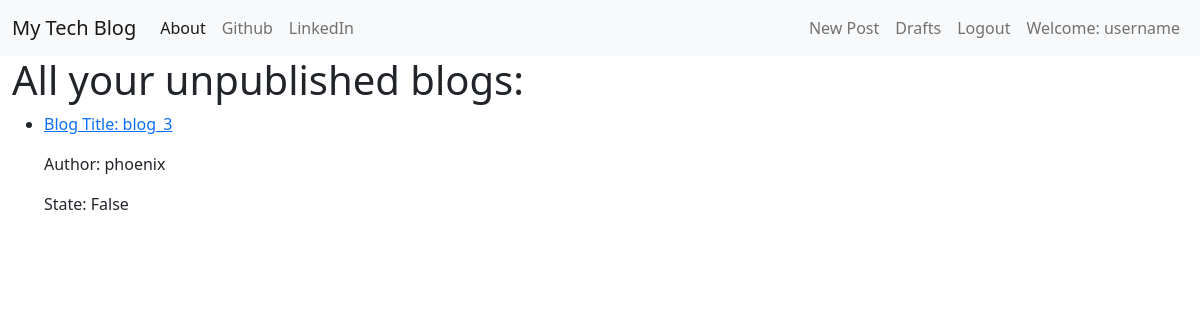
Page /drafts/ (signed in) on the committed database.
### my_app/models.py (models this page shows, shortened)
class Blog(models.Model):
    user = models.ForeignKey(User, on_delete=models.CASCADE)
    title = models.CharField(max_length=125)
    content = models.TextField(max_length=512) #Check the max length
    state = models.BooleanField(default=False)
    publish_date = models.DateTimeField(null=True, blank=True)

### my_app/views.py (the view)
# urls.py: path('drafts/', views.DraftBlogListView.as_view(), name='drafts'),
class DraftBlogListView(LoginRequiredMixin, ListView):
    login_url = '/login/'
    redirect_field_name = 'my_app/drafts.html'
    model = Blog
    template_name = 'my_app/drafts.html'
    def get_queryset(self):
        return Blog.objects.filter(state__exact=False)

### my_app/templates/my_app/drafts.html (shortened to what this page needs)
{% extends 'my_app/my_app_base.html' %}
{% block body_block %}
<h1>All your unpublished blogs:</h1>
{% for blog in blog_list %}
<ul>
    {% if blog.user == user %}
        <li>
                <p><a href="{% url 'my_app:detail' pk=blog.pk %}">Blog Title: {{blog.title}}</a></p>
                <p>Author: {{blog.user}}</p>
                <p>State: {{blog.state}}</p>
        </li>
    {% endif %}
</ul>
{% endfor %}
{% endblock body_block %}

### rows in the picture
Blog: title "blog_3", user "phoenix", state "False"
